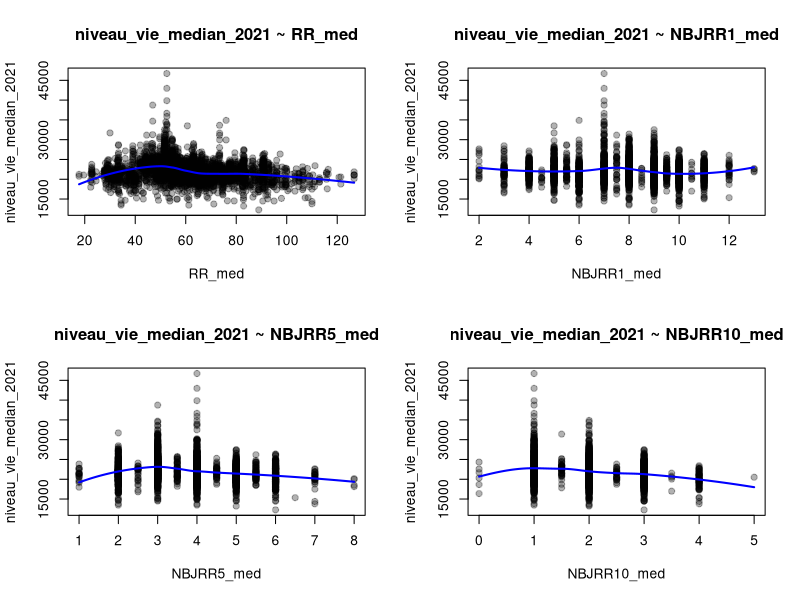
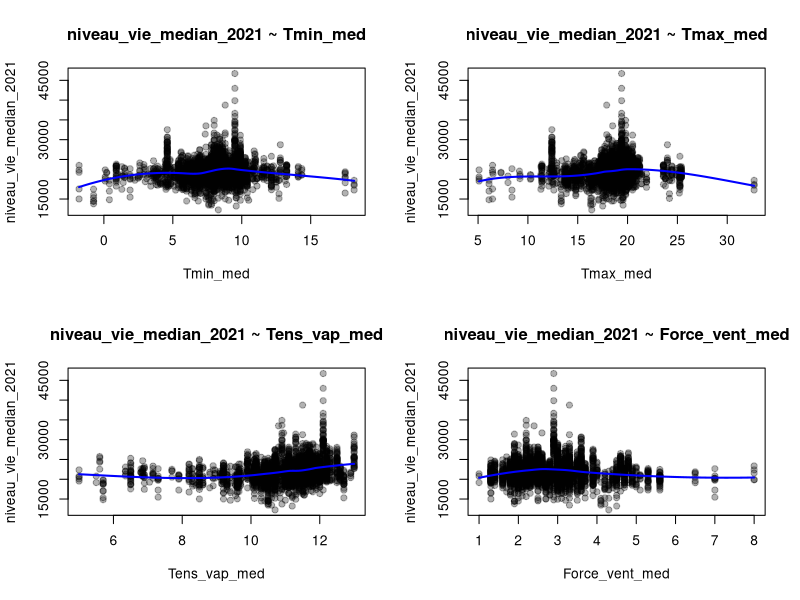
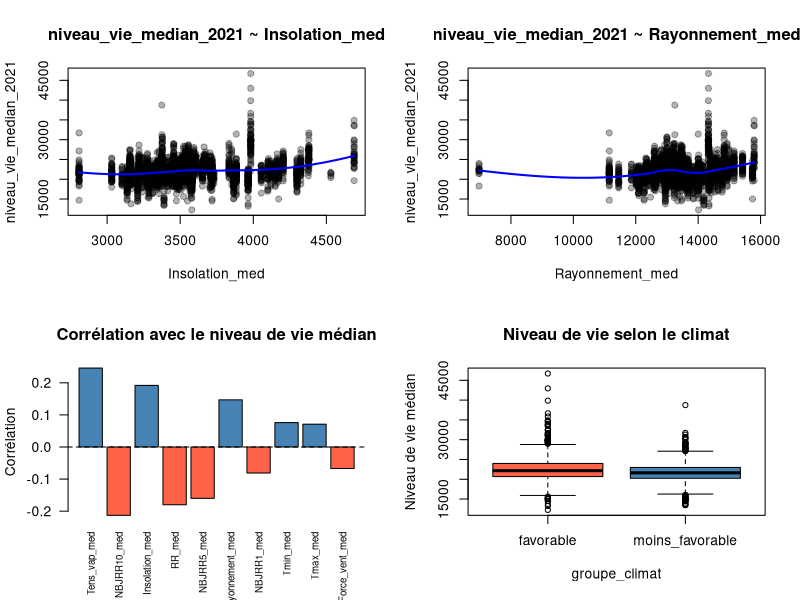

Reproduce these figures in R, in order.
## ---- chunk 1
dt <- read.csv(file='../../donnees/nettoyees/problematic_01.csv')

target <- "niveau_vie_median_2021"

climatic_vars <- c(
  "RR_med",
  "NBJRR1_med",
  "NBJRR5_med",
  "NBJRR10_med",
  "Tmin_med",
  "Tmax_med",
  "Tens_vap_med",
  "Force_vent_med",
  "Insolation_med",
  "Rayonnement_med"
)
## ---- chunk 2
par(mfrow = c(2, 2))

for (col in climatic_vars) {
  x <- dt[[col]]
  y <- dt[[target]]

  valid <- !is.na(x) & !is.na(y)
  x_clean <- x[valid]
  y_clean <- y[valid]

  plot(x_clean, y_clean,
       main = paste(target, "~", col),
       xlab = col,
       ylab = target,
       pch = 19,
       col = rgb(0, 0, 0, 0.3))

  model_loess <- loess(y_clean ~ x_clean)
  x_seq <- seq(min(x_clean), max(x_clean), length.out = 100)
  y_pred <- predict(model_loess, newdata = data.frame(x_clean = x_seq))

  lines(x_seq, y_pred, col = "blue", lwd = 2)
}
## ---- chunk 3
correlations <- sapply(climatic_vars, function(col) {
  x <- dt[[col]]
  y <- dt[[target]]
  valid <- !is.na(x) & !is.na(y)
  if (sum(valid) > 2) cor(x[valid], y[valid]) else NA
})

cor_df <- data.frame(
  variable = climatic_vars,
  correlation = round(correlations, 3)
)

cor_df <- cor_df[order(abs(cor_df$correlation), decreasing = TRUE), ]

print(cor_df)
## ---- chunk 4
barplot(
  cor_df$correlation,
  names.arg = cor_df$variable,
  las = 2,
  col = ifelse(cor_df$correlation > 0, "steelblue", "tomato"),
  main = "Corrélation avec le niveau de vie médian",
  ylab = "Corrélation",
  cex.names = 0.7
)

abline(h = 0, lty = 2)
## ---- chunk 5
dt$groupe_climat <- ifelse(
  dt$Insolation_med > median(dt$Insolation_med, na.rm = TRUE),
  "favorable", "moins_favorable"
)
## ---- chunk 6
boxplot(niveau_vie_median_2021 ~ groupe_climat,
        data = dt,
        col = c("tomato", "steelblue"),
        main = "Niveau de vie selon le climat",
        ylab = "Niveau de vie médian")
